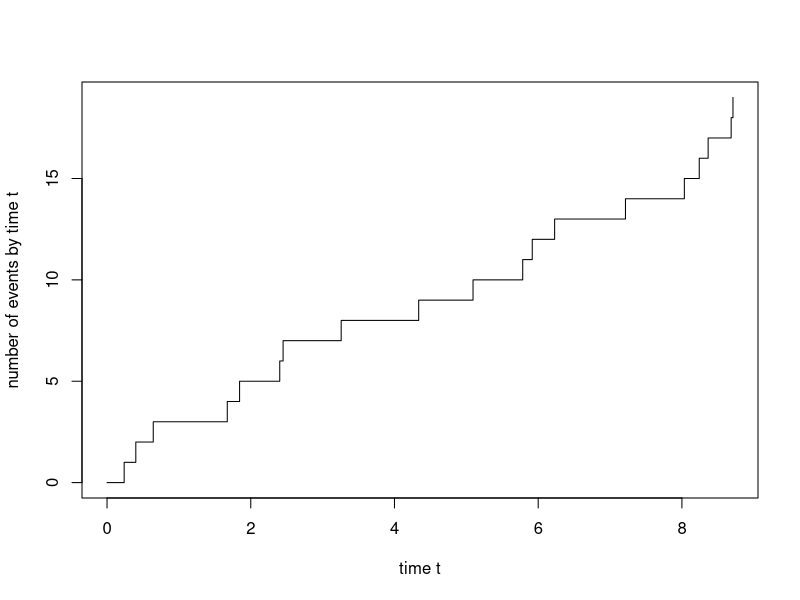
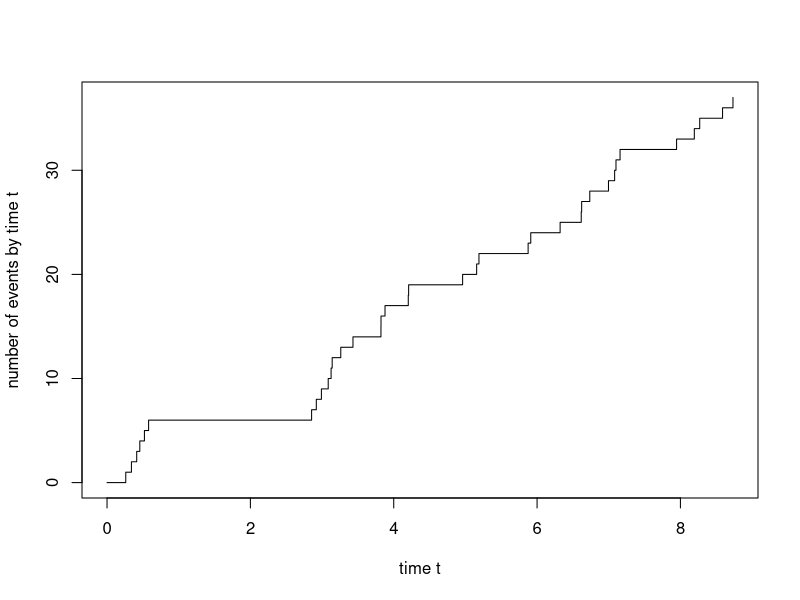

Source code (R) for these figures, in order:
## ---- chunk 1
n=100
u=runif(n,0,1)
x=c(1:n)*0
lamb=1/1500
x=-log(1-u)/lamb
## ---- chunk 2
ks.test(x,pexp,1/1500, alternative="two.sided")

## ---- chunk 3
m=30 #number of changes
index=floor(runif(m,1,n))
lamb2=1/500
y=x

for (i in 1:m){
  u=runif(1,0,1)
  y[index[i]]=-log(1-u)/lamb2}
## ---- chunk 4
ks.test(y,pexp,1/1500, alternative="two.sided")
result=ks.test(y,pexp,1/1500, alternative="two.sided")
print(result$statistic)
## ---- chunk 5
n=100
size=10
max=0
rangemax=c(1:size)*0
start=1
end=size

for (i in 1:(n-size)){
  result=ks.test(y[start:end],pexp,1/1500, alternative="two.sided")
  compared=result$statistic
  if (compared > max){max=compared
  rangemax=c(start:end)}
  start=start+1
  end=end+1
} 
print(max)
print(rangemax)
## ---- chunk 6
size=5
max=0
rangemax=c(1:size)*0
start=1
end=size

for (i in 1:(n-size)){
  result=ks.test(y[start:end],pexp,1/1500, alternative="two.sided")
  compared=result$statistic
  if (compared > max){max=compared
  rangemax=c(start:end)}
  start=start+1
  end=end+1
} 
print(max)
print(rangemax)
## ---- chunk 7
print(ks.test(y[rangemax],pexp,1/1500, alternative="two.sided")$p.value)
## ---- chunk 8
size=10
max=0
rangemax=c(1:size)*0
start=1
end=size

for (i in 1:(n-size)){
  result=ks.test(x[start:end],pexp,1/1500, alternative="two.sided")
  compared=result$statistic
  if (compared > max){max=compared
  rangemax=c(start:end)}
  start=start+1
  end=end+1
} 
print(max)
print(rangemax)
print(ks.test(y[rangemax],pexp,1/1500, alternative="two.sided")$p.value)
## ---- chunk 9

PoissonProcess <- function(lambda,T) {
  return(sort(runif(rpois(1,lambda*T),0,T)))
}



lambda1=2
lambda2=3
Ti=10
pp1=PoissonProcess(lambda1,Ti)
print(pp1)
plot(c(0,pp1),0:length(pp1),type="s",xlab="time t",ylab="number of events by time t")

pp2=PoissonProcess(lambda2,Ti)
print(pp2)
plot(c(0,pp2),0:length(pp2),type="s",xlab="time t",ylab="number of events by time t")

#time between events 
n1=length(pp1)
tbe1=pp1[2:n1]-pp1[1:n1-1]
tbe1

n2=length(pp2)
tbe2=pp2[2:n2]-pp2[1:n2-1]
tbe2




## ---- chunk 10
Rain_Dataset = read.csv("data/synop.202202.csv", sep = ";")
print("Rain Dataset")
summary(Rain_Dataset)


Rain_Dataset_Red = Rain_Dataset[,c('date', 'rr3')]
Rain_Dataset_Red[,'rr3'] = as.numeric(Rain_Dataset_Red[,'rr3'])

summary(Rain_Dataset_Red)
head(Rain_Dataset_Red)
